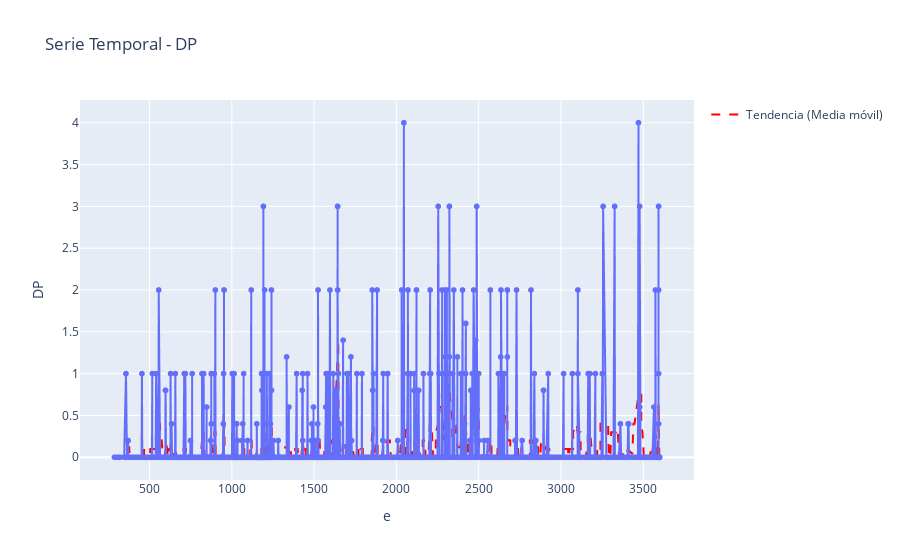

The notebook cell saved with this chart:
### Markdown cell above
### 3.3 Líneas

### Code cell
visualization.plot_interactive_line_timeseries(datos_imputados, x_column='e', y_column='DP')

### Figure 1 — Plotly figure (JSON) as saved in the notebook; plotly's stock layout.template omitted (floating-point values rounded to 4 significant figures; data arrays with more than 128 entries replaced by an {"elided": "..."} marker saying what was removed)
{"data": [{"customdata": {"elided": "2129x38 mixed values"}, "hovertemplate": "e=%{x}<br>DP=%{y}<br>FileName=%{customdata[0]}<br>Date=%{customdata[1]}<br>SegFile=%{customdata[2]}<br>b=%{customdata[3]}<br>LBE=%{customdata[4]}<br>LB=%{customdata[5]}<br>AC=%{customdata[6]}<br>FM=%{customdata[7]}<br>UC=%{customdata[8]}<br>ASTV=%{customdata[9]}<br>MSTV=%{customdata[10]}<br>ALTV=%{customdata[11]}<br>MLTV=%{customdata[12]}<br>DL=%{customdata[13]}<br>DS=%{customdata[14]}<br>DR=%{customdata[15]}<br>Width=%{customdata[16]}<br>Min=%{customdata[17]}<br>Max=%{customdata[18]}<br>Nmax=%{customdata[19]}<br>Nzeros=%{customdata[20]}<br>Mode=%{customdata[21]}<br>Mean=%{customdata[22]}<br>Median=%{customdata[23]}<br>Variance=%{customdata[24]}<br>Tendency=%{customdata[25]}<br>A=%{customdata[26]}<br>B=%{customdata[27]}<br>C=%{customdata[28]}<br>D=%{customdata[29]}<br>E=%{customdata[30]}<br>AD=%{customdata[31]}<br>DE=%{customdata[32]}<br>LD=%{customdata[33]}<br>FS=%{customdata[34]}<br>SUSP=%{customdata[35]}<br>CLASS=%{customdata[36]}<br>NSP=%{customdata[37]}<extra></extra>", "legendgroup": "", "line": {"color": "#636efa", "dash": "solid"}, "marker": {"symbol": "circle"}, "mode": "lines+markers", "name": "", "showlegend": false, "type": "scattergl", "x": {"elided": "2129 float values"}, "xaxis": "x", "y": {"elided": "2129 float values"}, "yaxis": "y"}, {"line": {"color": "red", "dash": "dash", "width": 2}, "mode": "lines", "name": "Tendencia (Media móvil)", "type": "scatter", "x": {"elided": "2129 float values"}, "y": {"elided": "2129 float values"}}], "layout": {"legend": {"tracegroupgap": 0}, "title": {"text": "Serie Temporal - DP"}, "xaxis": {"anchor": "y", "domain": [0, 1], "title": {"text": "e"}}, "yaxis": {"anchor": "x", "domain": [0, 1], "title": {"text": "DP"}}}}
